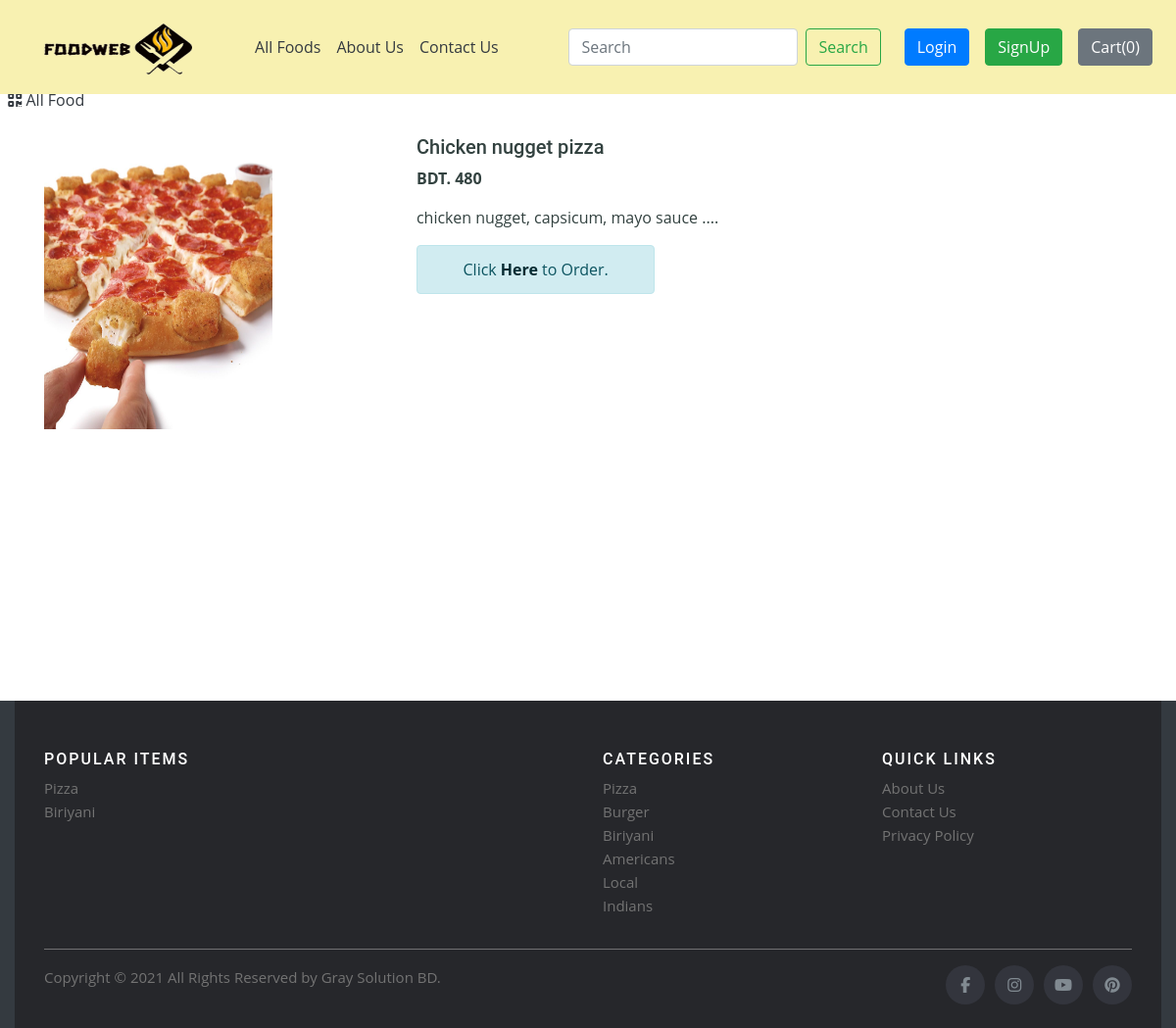
The app's page /shop/productView/5 with its own data.
### shop/models.py (models this page shows, shortened)
class Product(models.Model):
    product_id = models.AutoField
    product_name = models.CharField(max_length=50)
    category = models.CharField(max_length=50, default="")
    subcategory = models.CharField(max_length=50, default="")
    price = models.IntegerField(default=0)
    desc = models.CharField(max_length=200)
    pub_date = models.DateField()
    image = models.ImageField(upload_to="shop/images", default="")

### shop/views.py (the view)
# urls.py: path('productView/<int:myid>', views.productView, name="productView"),
def productView(request, myid):
    product = Product.objects.filter(id=myid)
    return render(request, 'shop/prodView.html', {'product': product[0]})

### shop/templates/shop/prodView.html (shortened to what this page needs)
{% extends 'shop/basic.html' %}
{% block body %}
    <div>&nbsp;
        <a href="/shop" class="active text-dark">
          <i class="fas fa-qrcode"></i>
          <span>All Food</span>
        </a>
    </div>
    <div class="container my-4" id="cont">
        <div class="row">
            <div class="col-md-4">
                <img src="/media/{{product.image}}" width="233px" height="300px">
            </div>
            <div class="col-md-8">
                <h5>{{product.product_name}}</h5>
                <p><b>BDT. {{product.price}} </b></p>
                <p>{{product.desc}}</p>
                <div class='alert alert-info col-md-4 col-md-offset-4'>
                    <center>Click <a href='/shop/search/?search={{product.product_name}}' class='alert-link'>Here</a> to Order.</center>
                </div>
            </div>
        </div>
    </div>
{% endblock %}

### shop/static/shop/assets/css/style.css (style rules this page uses)
body { font-family: "Open Sans", sans-serif; color: #334240; }
a { color: #1bbca3; }
h1, h2, h3, h4, h5, h6 { font-family: "Roboto", sans-serif; }

### records on screen
Product: image (picture), product_name "Chicken nugget pizza", price "480", desc "chicken nugget, capsicum, mayo sauce ...."
